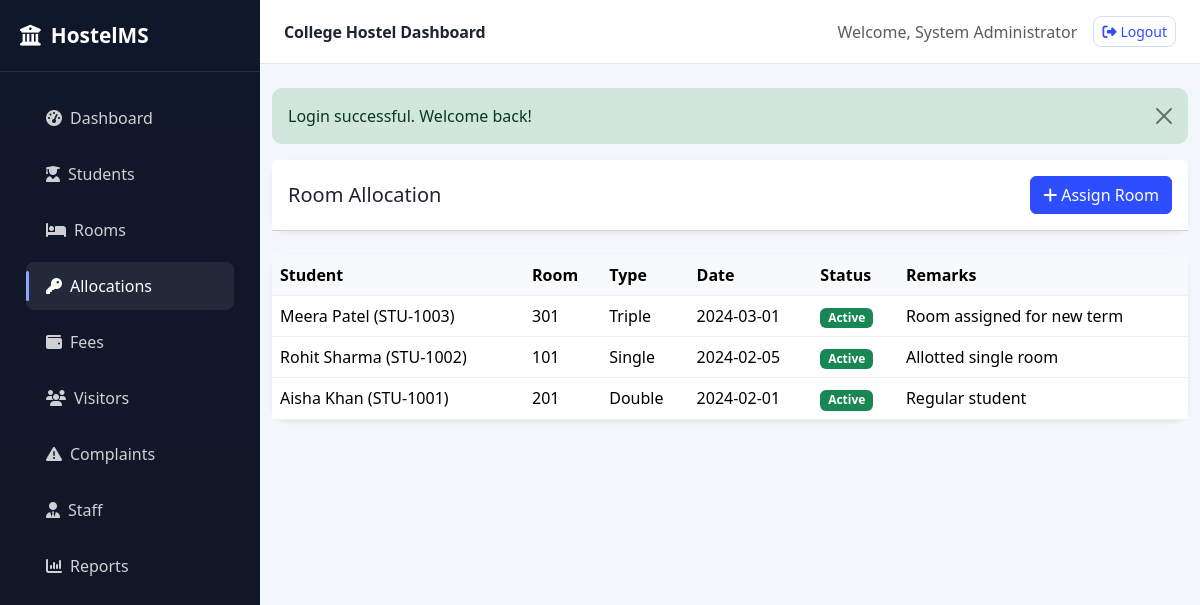
Screenshot of /allocations.php (signed in) with the database file from the repository.
### tables this page shows
CREATE TABLE room_allocations (
    id INT AUTO_INCREMENT PRIMARY KEY,
    student_id INT NOT NULL,
    room_id INT NOT NULL,
    allocated_date DATE NOT NULL,
    status ENUM('Active','Vacated') DEFAULT 'Active',
    remarks TEXT,
    FOREIGN KEY (student_id) REFERENCES students(id) ON DELETE CASCADE,
    FOREIGN KEY (room_id) REFERENCES rooms(id) ON DELETE CASCADE
);

CREATE TABLE students (
    id INT AUTO_INCREMENT PRIMARY KEY,
    student_id VARCHAR(30) NOT NULL UNIQUE,
    full_name VARCHAR(100) NOT NULL,
    gender ENUM('Male','Female','Other') NOT NULL,
    dob DATE NOT NULL,
    phone VARCHAR(20) NOT NULL,
    email VARCHAR(100) NOT NULL,
    address TEXT NOT NULL,
    guardian_name VARCHAR(100) NOT NULL,
    guardian_contact VARCHAR(20) NOT NULL,
    admission_date DATE NOT NULL,
    photo VARCHAR(255) DEFAULT NULL,
    created_at TIMESTAMP DEFAULT CURRENT_TIMESTAMP
);

CREATE TABLE rooms (
    id INT AUTO_INCREMENT PRIMARY KEY,
    room_number VARCHAR(20) NOT NULL UNIQUE,
    room_type ENUM('Single','Double','Triple','Dormitory') NOT NULL,
    capacity INT NOT NULL,
    available_beds INT NOT NULL,
    floor_number INT NOT NULL,
    status ENUM('Available','Occupied','Maintenance') DEFAULT 'Available',
    created_at TIMESTAMP DEFAULT CURRENT_TIMESTAMP
);

### config.php (called while the page is built, shortened)
<?php
$host = getenv('HOSTEL_DB_HOST') ?: 'localhost';
$user = getenv('HOSTEL_DB_USER') ?: 'root';
$pass = getenv('HOSTEL_DB_PASS') ?: '';
$dbname = getenv('HOSTEL_DB_NAME') ?: 'hostel_management';
$conn = new mysqli($host, $user, $pass, $dbname);
function getFlash() {
    $flash = $_SESSION['flash'];
    return $flash;
}
function getAdminName() {
    global $conn;
    $stmt = $conn->prepare('SELECT full_name FROM admins WHERE id = ?');
    $stmt->bind_param('i', $_SESSION['admin_id']);
    $stmt->execute();
    $result = $stmt->get_result();
    $admin = $result->fetch_assoc();
    return $admin ? $admin['full_name'] : 'Admin';
}

### allocations.php (the view, shortened to what this page needs)
<?php
require_once __DIR__ . '/config.php';
$allocations = $conn->query('SELECT ra.*, s.full_name, s.student_id, r.room_number, r.room_type FROM room_allocations ra JOIN students s ON s.id = ra.student_id JOIN rooms r ON r.id = ra.room_id ORDER BY ra.id DESC')->fetch_all(MYSQLI_ASSOC);
$flash = getFlash();
?>
<!DOCTYPE html>
<html lang="en">
<head>
    <link href="https://cdn.jsdelivr.net/npm/bootstrap@5.3.3/dist/css/bootstrap.min.css" rel="stylesheet">
    <link rel="stylesheet" href="https://cdnjs.cloudflare.com/ajax/libs/font-awesome/6.5.2/css/all.min.css">
    <link rel="stylesheet" href="assets/css/style.css">
</head>
<body>
    <?php include __DIR__ . '/includes/sidebar.php'; ?>
    <main class="main-content">
        <?php include __DIR__ . '/includes/navbar.php'; ?>
        <div class="container-fluid py-4">
            <?php if ($flash): ?><div class="alert alert-<?= $flash['type'] === 'success' ? 'success' : 'danger' ?> alert-dismissible fade show"><?= htmlspecialchars($flash['message']) ?><button type="button" class="btn-close" data-bs-dismiss="alert"></button></div><?php endif; ?>
            <div class="card shadow-sm border-0 mb-4">
                <div class="card-header bg-white d-flex justify-content-between align-items-center py-3">
                    <h5 class="mb-0">Room Allocation</h5>
                    <button class="btn btn-primary" data-bs-toggle="modal" data-bs-target="#allocateRoomModal"><i class="fa-solid fa-plus me-1"></i>Assign Room</button>
                </div>
            </div>
            <div class="card shadow-sm border-0">
                <div class="card-body p-0">
                    <div class="table-responsive">
                        <table class="table table-hover mb-0 align-middle">
                            <thead class="table-light"><tr><th>Student</th><th>Room</th><th>Type</th><th>Date</th><th>Status</th><th>Remarks</th></tr></thead>
                            <tbody>
                                <?php foreach ($allocations as $allocation): ?>
                                    <tr>
                                        <td><?= htmlspecialchars($allocation['full_name']) ?> (<?= htmlspecialchars($allocation['student_id']) ?>)</td>
                                        <td><?= htmlspecialchars($allocation['room_number']) ?></td>
                                        <td><?= htmlspecialchars($allocation['room_type']) ?></td>
                                        <td><?= htmlspecialchars($allocation['allocated_date']) ?></td>
                                        <td><span class="badge bg-success"><?= htmlspecialchars($allocation['status']) ?></span></td>
                                        <td><?= htmlspecialchars($allocation['remarks']) ?></td>
                                    </tr>
                                <?php endforeach; ?>
                            </tbody>
                        </table>
                    </div>
                </div>
            </div>
        </div>
    </main>
</body>
</html>

### includes/sidebar.php (shortened to what this page needs)
<div class="sidebar">
    <div class="brand">
        <i class="fa-solid fa-building-columns"></i>
        <span>HostelMS</span>
    </div>
    <nav class="nav flex-column px-3">
        <a class="nav-link active" href="dashboard.php"><i class="fa-solid fa-gauge-high me-2"></i>Dashboard</a>
        <a class="nav-link" href="students.php"><i class="fa-solid fa-user-graduate me-2"></i>Students</a>
        <a class="nav-link" href="rooms.php"><i class="fa-solid fa-bed me-2"></i>Rooms</a>
        <a class="nav-link" href="allocations.php"><i class="fa-solid fa-key me-2"></i>Allocations</a>
        <a class="nav-link" href="payments.php"><i class="fa-solid fa-wallet me-2"></i>Fees</a>
        <a class="nav-link" href="visitors.php"><i class="fa-solid fa-users me-2"></i>Visitors</a>
        <a class="nav-link" href="complaints.php"><i class="fa-solid fa-triangle-exclamation me-2"></i>Complaints</a>
        <a class="nav-link" href="staff.php"><i class="fa-solid fa-user-tie me-2"></i>Staff</a>
        <a class="nav-link" href="reports.php"><i class="fa-solid fa-chart-column me-2"></i>Reports</a>
    </nav>
</div>

### includes/navbar.php (shortened to what this page needs)
<nav class="top-navbar">
    <div class="container-fluid d-flex justify-content-between align-items-center py-3 px-4">
        <div>
            <span class="fw-bold text-primary">College Hostel Dashboard</span>
        </div>
        <div class="d-flex align-items-center gap-3">
            <span class="text-muted">Welcome, <?= htmlspecialchars(getAdminName()) ?></span>
            <a href="logout.php" class="btn btn-outline-primary btn-sm">
                <i class="fa-solid fa-right-from-bracket me-1"></i>Logout
            </a>
        </div>
    </div>
</nav>
        <?php include __DIR__ . '/sidebar.php'; ?>

### assets/css/style.css (style rules this page uses)
:root { --primary: #2d4dff; --primary-dark: #1e3ad8; --secondary: #f4f7ff; --text: #1d2433; --muted: #6b7280; --success: #12b76a; --warning: #f59e0b; --danger: #ef4444; --light: #f8fafc; --border: #e5e7eb; }
* { box-sizing: border-box; }
body { font-family: 'Segoe UI', Tahoma, sans-serif; background: #f3f6fb; color: var(--text); line-height: 1.5; }
.sidebar { position: fixed; left: 0; top: 0; width: 260px; height: 100vh; background: linear-gradient(180deg, #0f172a 0%, #111827 100%); color: #fff; padding: 20px 0; overflow-y: auto; }
.brand { display: flex; align-items: center; gap: 10px; padding: 0 20px 20px; font-size: 1.3rem; font-weight: 700; border-bottom: 1px solid rgba(255,255,255,0.1); margin-bottom: 18px; }
.sidebar .nav-link { color: rgba(255,255,255,0.8); padding: 12px 20px; border-radius: 8px; margin: 4px 10px; transition: all 0.2s ease; }
.sidebar .nav-link:hover, .sidebar .nav-link.active { background: rgba(255,255,255,0.08); color: #fff; }
.sidebar .nav-link { position: relative; }
.sidebar .nav-link.active::before { content: ''; position: absolute; left: 0; top: 9px; bottom: 9px; width: 3px; border-radius: 3px; background: #90a5ff; }
.main-content { margin-left: 260px; min-height: 100vh; }
.top-navbar { background: rgba(255,255,255,0.9); backdrop-filter: blur(10px); border-bottom: 1px solid var(--border); position: sticky; top: 0; z-index: 1000; }
.top-navbar .text-primary { color: var(--text) !important; letter-spacing: -0.01em; }
.top-navbar .btn-outline-primary { border-color: #d7def0; color: var(--primary); border-radius: 8px; }
.card { border-color: #e5eaf3; border-radius: 14px; }
.card-header { color: var(--text); }
.table > :not(caption) > * > * { border-bottom-color: #edf0f5; }
.table thead th { font-weight: 700; }
.alert { border: 0; border-radius: 10px; }
.table th, .table td { vertical-align: middle; }
.btn-primary { background: var(--primary); border-color: var(--primary); }

### rows the page displays
room_allocations: student.full_name "Meera Patel", student.student_id "STU-1003", room.room_number "301", room.room_type "Triple", allocated_date "2024-03-01", status "Active", remarks "Room assigned for new term"
room_allocations: student.full_name "Rohit Sharma", student.student_id "STU-1002", room.room_number "101", room.room_type "Single", allocated_date "2024-02-05", status "Active", remarks "Allotted single room"
room_allocations: student.full_name "Aisha Khan", student.student_id "STU-1001", room.room_number "201", room.room_type "Double", allocated_date "2024-02-01", status "Active", remarks "Regular student"

### other values shown
getAdminName() "System Administrator"
$flash['message'] "Login successful. Welcome back!"
